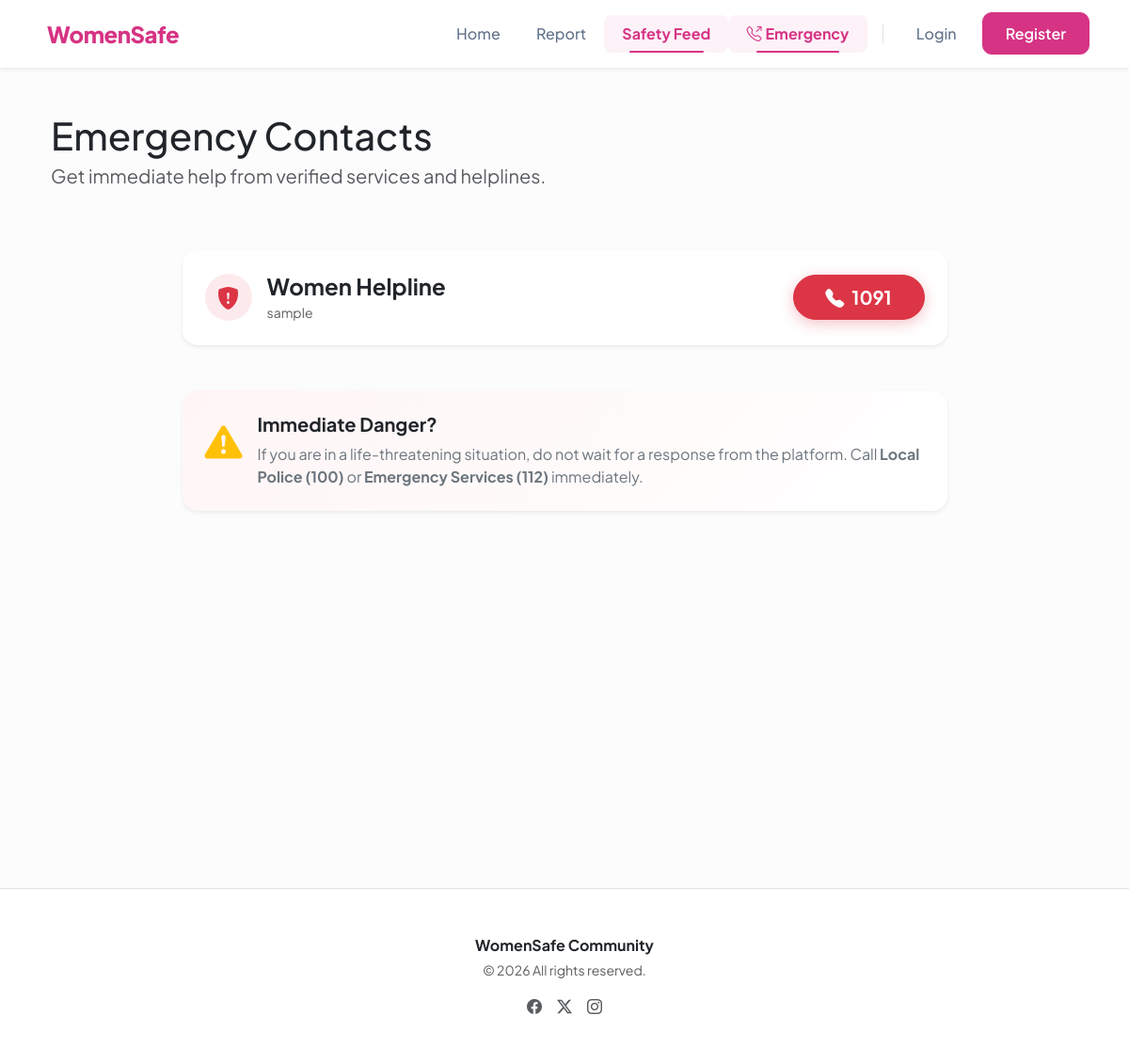
Screenshot of /awareness/emergency/ with the database file from the repository.
### awareness/models.py (models this page shows, shortened)
class EmergencyContact(models.Model):
    name = models.CharField(max_length=100)
    number = models.CharField(max_length=20)
    description = models.CharField(max_length=200, blank=True)
    priority = models.IntegerField(default=0, help_text="Higher number appears first")
    class Meta:
        ordering = ['-priority']

### awareness/views.py (the view)
# urls.py: path('emergency/', views.emergency_contacts, name='emergency_contacts'),
def emergency_contacts(request):
    contacts = EmergencyContact.objects.all()
    return render(request, 'awareness/emergency.html', {'contacts': contacts})

### templates/awareness/emergency.html (shortened to what this page needs)
{% extends 'base.html' %}
{% block content %}
<div class="container py-4">
    <div class="row align-items-center mb-5">
        <div class="col-md-7">
            <h1 class="fw-extrabold text-dark mb-1">Emergency Contacts</h1>
            <p class="text-muted fs-5">Get immediate help from verified services and helplines.</p>
        </div>
    </div>
    <div class="row justify-content-center">
        <div class="col-lg-9">
            <div class="d-flex flex-column gap-3 mb-5">
                {% for contact in contacts %}
                <div class="card contact-card shadow-sm">
                    <div class="card-body p-4">
                        <div class="d-flex flex-column flex-md-row justify-content-between align-items-md-center gap-4">
                            <div class="d-flex align-items-center gap-3">
                                <div class="icon-circle">
                                    <i class="bi bi-shield-fill-exclamation"></i>
                                </div>
                                <div>
                                    <h4 class="fw-bold text-dark mb-1">{{ contact.name }}</h4>
                                    <p class="text-muted mb-0 small">{{ contact.description }}</p>
                                </div>
                            </div>
                            <div class="d-flex align-items-center gap-3">
                                <a href="tel:{{ contact.number }}" class="btn btn-danger btn-lg call-btn rounded-pill px-4 py-2 fw-bold d-flex align-items-center justify-content-center">
                                    <i class="bi bi-telephone-fill me-2"></i> {{ contact.number }}
                                </a>
                            </div>
                        </div>
                    </div>
                </div>
                {% empty %}
                <div class="text-center py-5 bg-light rounded-4 border border-dashed">
                    <i class="bi bi-telephone-x display-4 text-muted opacity-50 mb-3 d-block"></i>
                    <p class="text-muted">No emergency contacts have been listed yet.</p>
                </div>
                {% endfor %}
            </div>
            <div class="card emergency-banner shadow-sm rounded-4 border-0">
                <div class="card-body p-4">
                    <div class="d-flex gap-3">
                        <div class="text-warning fs-1">
                            <i class="bi bi-exclamation-triangle-fill"></i>
                        </div>
                        <div>
                            <h5 class="fw-bold text-dark">Immediate Danger?</h5>
                            <p class="text-secondary mb-0">
                                If you are in a life-threatening situation, do not wait for a response from the platform.
                                Call <strong>Local Police (100)</strong> or <strong>Emergency Services (112)</strong> immediately.
                            </p>
                        </div>
                    </div>
                </div>
            </div>
        </div>
    </div>
</div>
{% endblock %}

### templates/base.html (style rules this page uses)
:root { --ws-pink: #d63384; --ws-pink-hover: #bc2a71; --ws-light-pink: #fdf2f8; }
body { font-family: 'Plus Jakarta Sans', sans-serif; background-color: #fcfcfd; color: #1a1a1a; }

### templates/awareness/emergency.html (style rules this page uses)
.contact-card { border: none; border-radius: 16px; transition: all 0.3s ease; }
.call-btn { min-width: 140px; box-shadow: 0 4px 15px rgba(220, 53, 69, 0.3); transition: all 0.3s ease; }
.icon-circle { width: 50px; height: 50px; border-radius: 50%; display: flex; align-items: center; justify-content: center; background: rgba(220, 53, 69, 0.1); color: #dc3545; font-size: 1.5rem; }
.emergency-banner { background: linear-gradient(135deg, #fff5f5 0%, #fff 100%); border-left: 5px solid #ffc107; }

### rows the page displays
EmergencyContact: name "Women Helpline", description "sample", number "1091"
